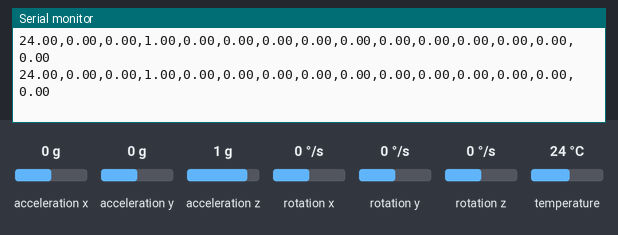
A sketch run on a simulated Arduino Uno, built with avr-gcc and run on an emulated ATmega328P. Parts: the last lines printed to the serial monitor. The test bench sets the inputs (shaded band); at power-on: acceleration x 0 g, acceleration y 0 g, acceleration z 1 g, rotation x 0 °/s, rotation y 0 °/s, rotation z 0 °/s, temperature 24 °C.

Above: at 4.2 s.
4.3 s: acceleration x set to -1.4 g
At 5.4 s:
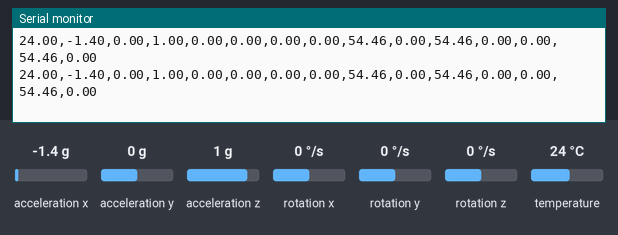
7.3 s: acceleration y set to -1.4 g
At 7.49 s:
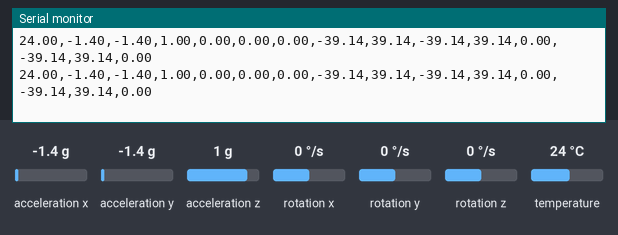
10.3 s: acceleration z set to -1.4 g
At 10.33 s:
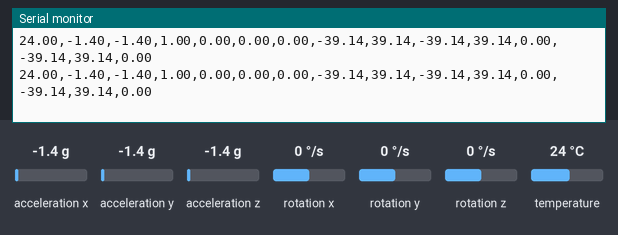
13.3 s: rotation x set to -192 °/s
At 13.48 s:
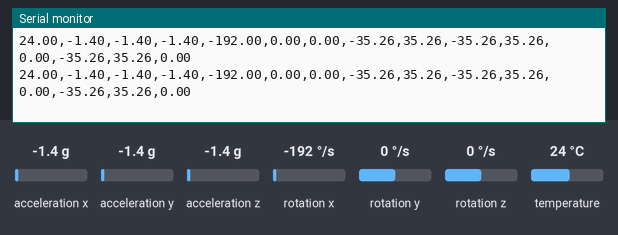
16.3 s: rotation y set to 100 °/s
At 16.35 s:
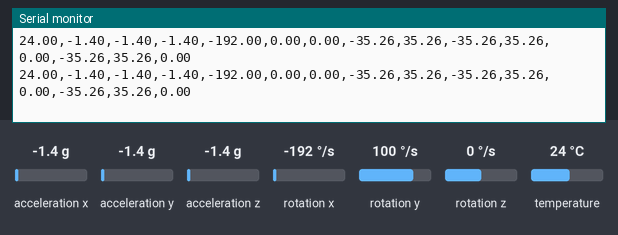
19.3 s: rotation z set to -192 °/s
At 23.22 s:
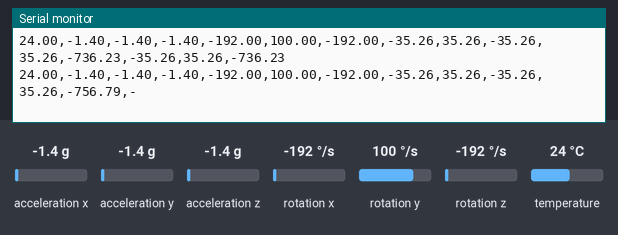

The sketch:

sen_data.ino
```cpp
#include <MPU6050_tockn.h>
#include <Wire.h>

MPU6050 mpu6050(Wire);

void setup()
{
    Serial.begin(9600);
    Wire.begin();
    mpu6050.begin();
    mpu6050.calcGyroOffsets(true);

    // Print CSV header
    //     Serial.println("temp,accX,accY,accZ,gyroX,gyroY,gyroZ,accAngleX,accAngleY,gyroAngleX,gyroAngleY,gyroAngleZ,angleX,angleY,angleZ");
}

void loop()
{
    mpu6050.update();

    // Output data as CSV without time delay
    Serial.print(mpu6050.getTemp());
    Serial.print(",");
    Serial.print(mpu6050.getAccX());
    Serial.print(",");
    Serial.print(mpu6050.getAccY());
    Serial.print(",");
    Serial.print(mpu6050.getAccZ());
    Serial.print(",");
    Serial.print(mpu6050.getGyroX());
    Serial.print(",");
    Serial.print(mpu6050.getGyroY());
    Serial.print(",");
    Serial.print(mpu6050.getGyroZ());
    Serial.print(",");
    Serial.print(mpu6050.getAccAngleX());
    Serial.print(",");
    Serial.print(mpu6050.getAccAngleY());
    Serial.print(",");
    Serial.print(mpu6050.getGyroAngleX());
    Serial.print(",");
    Serial.print(mpu6050.getGyroAngleY());
    Serial.print(",");
    Serial.print(mpu6050.getGyroAngleZ());
    Serial.print(",");
    Serial.print(mpu6050.getAngleX());
    Serial.print(",");
    Serial.print(mpu6050.getAngleY());
    Serial.print(",");
    Serial.println(mpu6050.getAngleZ());
}
```

Measured:
- after the input at 4.3 s, the serial monitor: prints a new line after 0.14 s (image 1)
- after the input at 7.3 s, the serial monitor: prints a new line after 0.09 s (image 2)
- after the input at 13.3 s, the serial monitor: prints a new line after 0.07 s (image 4)
- after the input at 19.3 s, the serial monitor: prints a new line after 0.07 s (image 6)
